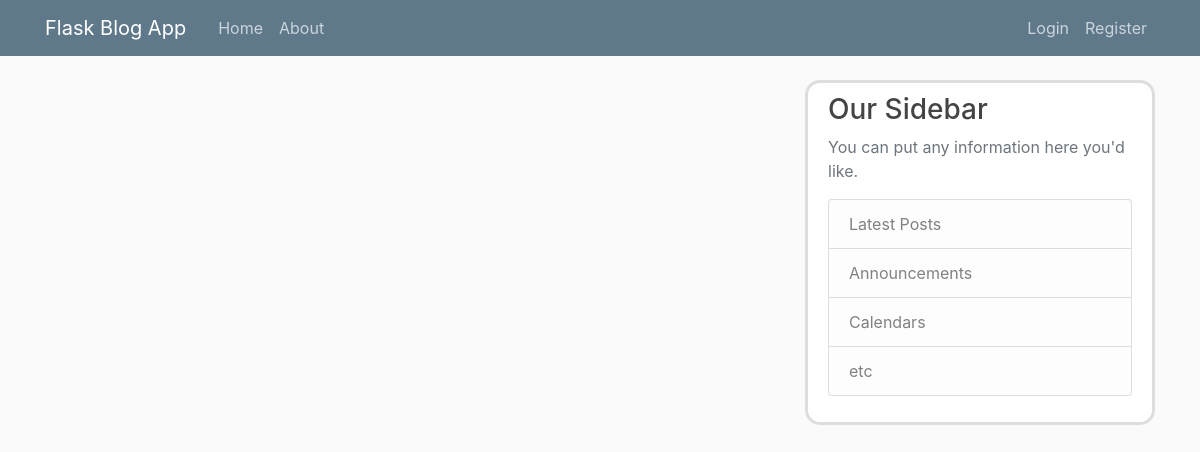
/home, run on an earlier commit of the app's database.
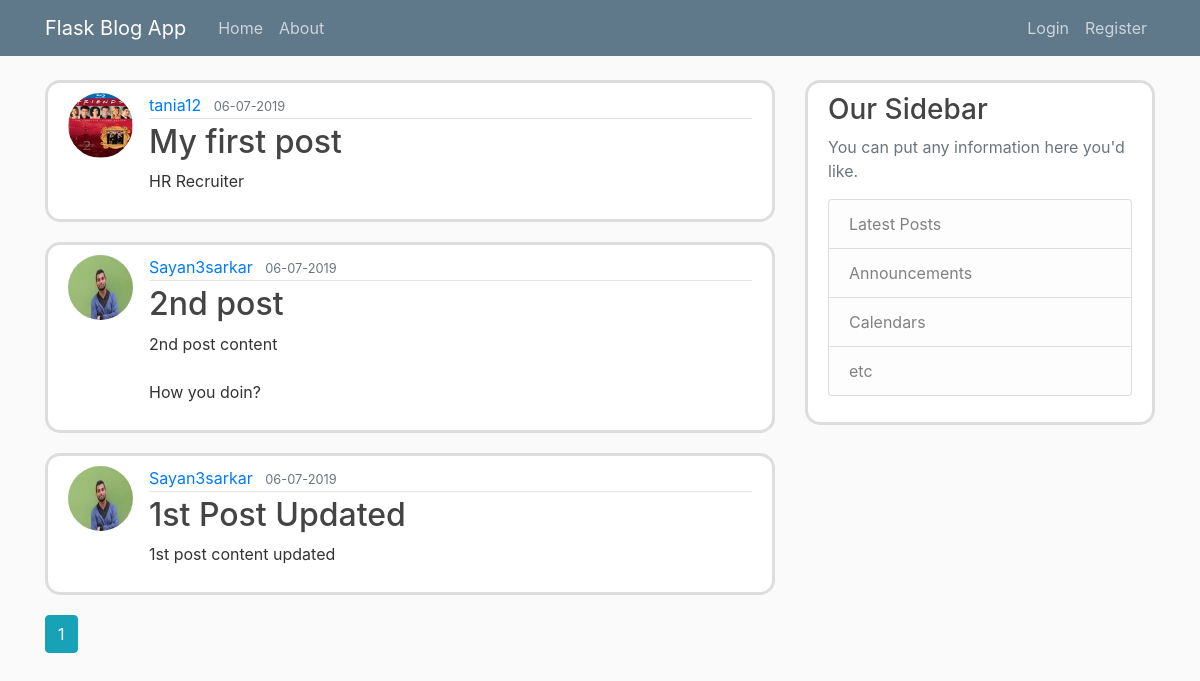
And on a later commit of the database.
### flaskblog/models.py (models this page shows, shortened)
class Post(db.Model):
	id = db.Column(db.Integer, primary_key = True)
	title = db.Column(db.String(100), nullable = False)
	date_posted = db.Column(db.DateTime, nullable = False, default = datetime.utcnow)
	content = db.Column(db.Text, nullable = False)
	user_id = db.Column(db.Integer, db.ForeignKey('user.id'), nullable = False) #Here 'user.id' represents 'id'

class User(db.Model, UserMixin):
    id = db.Column(db.Integer, primary_key=True)
    username = db.Column(db.String(20), unique=True, nullable=False)
    email = db.Column(db.String(120), unique=True, nullable=False)
    image_file = db.Column(db.String(20), nullable=False, default='default.jpg')
    password = db.Column(db.String(60), nullable=False)
    posts = db.relationship('Post', backref='author', lazy=True)

### flaskblog/main/routes.py (the view)
@main.route('/')
@main.route('/home')
def home():
	page = request.args.get('page', 1, type=int)
	posts = Post.query.order_by(Post.date_posted.desc()).paginate(page=page, per_page=5)
	return render_template('home.html', posts = posts)

### flaskblog/templates/home.html
{% extends "layout.html" %}
{% block content %}
    {% for post in posts.items %}
        <article class="media content-section">
          <img class="rounded-circle article-img" src="{{ url_for('static', filename='profile_pics/' + post.author.image_file) }}">
          <div class="media-body">
            <div class="article-metadata">
              <a class="mr-2" href="{{ url_for('users.user_posts', username=post.author.username) }}">{{ post.author.username }}</a>
              <small class="text-muted">{{ post.date_posted.strftime('%d-%m-%Y') }}</small>
            </div>
            <h2><a class="article-title" href="{{ url_for('posts.post', post_id=post.id) }}">{{ post.title }}</a></h2>
            <p class="article-content">{{ post.content }}</p>
          </div>
        </article>
    {% endfor %}
    {% for page_num in posts.iter_pages(left_edge=1, right_edge=1, left_current=1, right_current=2) %}
		{% if page_num %}
			{% if posts.page == page_num %}
				<a class="btn btn-info mb-4" href="{{ url_for('main.home', page=page_num) }}">{{ page_num }}</a>
			{% else %}
				<a class="btn btn-outline-info mb-4" href="{{ url_for('main.home', page=page_num) }}">{{ page_num }}</a>
			{% endif%}
		{% else %}
			...
		{% endif %}
    {% endfor %}
{% endblock content %}

### flaskblog/templates/layout.html (shortened to what this page needs)
<!DOCTYPE html>
<html>
<head>
    <link rel="stylesheet" href="https://maxcdn.bootstrapcdn.com/bootstrap/4.0.0/css/bootstrap.min.css">
    <link rel="stylesheet" type="text/css" href="{{ url_for('static', filename='main.css') }}">
</head>
<body>
    <header class="site-header">
      <nav class="navbar navbar-expand-md navbar-dark bg-steel fixed-top">
        <div class="container">
          <a class="navbar-brand mr-4" href="/">Flask Blog App</a>
          <div class="collapse navbar-collapse" id="navbarToggle">
            <div class="navbar-nav mr-auto">
              <a class="nav-item nav-link" href="{{ url_for('main.home') }}">Home</a>
              <a class="nav-item nav-link" href="{{ url_for('main.about') }}">About</a>
            </div>
            <div class="navbar-nav">
              {% if current_user.is_authenticated %}
                <a class="nav-item nav-link" href="{{ url_for('posts.new_post') }}">Add Post</a>
                <a class="nav-item nav-link" href="{{ url_for('users.account') }}">Account</a>
                <a class="nav-item nav-link" href="{{ url_for('users.logout') }}">Logout</a>
              {% else %}
              <a class="nav-item nav-link" href="{{ url_for('users.login') }}">Login</a>
              <a class="nav-item nav-link" href="{{ url_for('users.register') }}">Register</a>
              {% endif %}
            </div>
          </div>
        </div>
      </nav>
    </header>
    <main role="main" class="container">
      <div class="row">
        <div class="col-md-8">
          {% block content %}{% endblock %}
        </div>
        <div class="col-md-4">
          <div class="content-section">
            <h3>Our Sidebar</h3>
            <p class='text-muted'>You can put any information here you'd like.
              <ul class="list-group">
                <li class="list-group-item list-group-item-light">Latest Posts</li>
                <li class="list-group-item list-group-item-light">Announcements</li>
                <li class="list-group-item list-group-item-light">Calendars</li>
                <li class="list-group-item list-group-item-light">etc</li>
              </ul>
            </p>
          </div>
        </div>
      </div>
    </main>
</body>
</html>

### flaskblog/static/main.css (style rules this page uses)
body { background: #fafafa; color: #333333; margin-top: 5rem; }
h1, h2, h3, h4, h5, h6 { color: #444444; }
.bg-steel { background-color: #5f788a; }
.site-header .navbar-nav .nav-link { color: #cbd5db; }
.content-section { background: #ffffff; padding: 10px 20px; border: 3px solid #dddddd; border-radius: 15px; margin-bottom: 20px; }
.article-title { color: #444444; }
.article-content { white-space: pre-line; }
.article-img { height: 65px; width: 65px; margin-right: 16px; }
.article-metadata { padding-bottom: 1px; margin-bottom: 4px; border-bottom: 1px solid #e3e3e3 }

What changed in the data, as far as the page shows it:
added Post: image_file (picture), author.username "tania12", date_posted "06-07-2019", title "My first post", content "HR Recruiter"
added Post: image_file (picture), author.username "Sayan3sarkar", date_posted "06-07-2019", title "2nd post", content "2nd post content How you doin?"
added Post: image_file (picture), author.username "Sayan3sarkar", date_posted "06-07-2019", title "1st Post Updated", content "1st post content updated"
Also different on the page:
new list line: "1"
